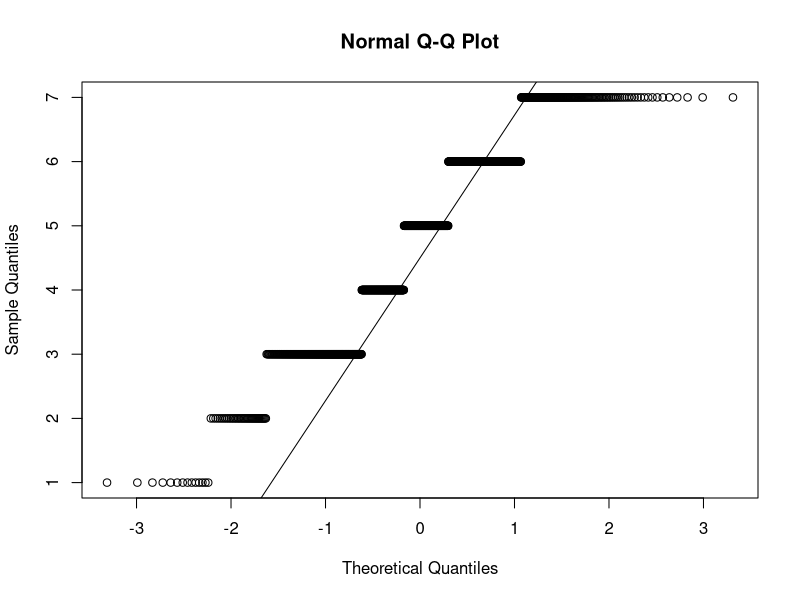

Recreate this plot in R. (Note: this script raises an error after producing the figure.)
## ---- chunk 1
library(ggplot2)
library(ggpubr)
library(rstatix)

coloring = c("#ffbd67", "#f6dbb8","#94d8e0","#537b7f")
fontsize = 14
dodge = .75
## ---- chunk 2
df=read.csv('csv/spatial.csv', sep=",")
result<-shapiro.test(df$score)

print(paste("Test Statistic (W):", result$statistic, "p=", result$p.value))
print(if (result$p.value > 0.05) "The data follows a normal distribution." else "The data does not follow a normal distribution.")

qqnorm(df$score)
qqline(df$score)
## ---- chunk 3
df=read.csv('csv/spatial.csv', sep=",")
# Assuming df is your data frame
summary_df <- df %>%
  group_by(conditions) %>%
  summarise(min = min(score),
            lq = quantile(score, 0.25),
            hq = quantile(score, 0.75),
            max = max(score),
            mean = mean(score),
            median = median(score),
            sd = sd(score))

# Print the summary
print(summary_df)
## ---- chunk 4
df=read.csv('csv/spatial.csv', sep=",")
condition_order <- c("NS", "MS", "GS", "AS")
df$conditions <- factor(df$conditions, levels = condition_order)

stat.test <- df %>% 
  group_by(params) %>% 
  wilcox_test(score~conditions, p.adjust.method = 'BH') %>%
  add_significance("p") %>%
  add_xy_position(x = "params")

bxp <- ggplot(df, aes(x = params, y = score)) + 
  stat_boxplot(aes(fill = conditions), geom = "errorbar", width = 0.2, position = position_dodge(dodge)) +
  geom_boxplot(aes(fill = conditions), width = dodge, coef = 0, outlier.alpha = 0, show.legend = F) +
  stat_summary(aes(fill = conditions), fun.y = mean, 
               geom= "point", shape = 4, size = 2, colour= "black", 
               position = position_dodge(width = dodge)) +
  stat_summary(aes(fill = conditions), fun = median,
               geom = "crossbar", fatten = .1, width = .9*dodge, color = "black",
               position = position_dodge(width = dodge)) +
  labs(x = NULL, y = NULL) + 
  theme_bw()

bxp + stat_pvalue_manual(stat.test, label = 'p.signif', hide.ns = TRUE, tip.length = 0.02) + 
  scale_fill_manual(name= "conditions", values = coloring) +
  scale_color_manual(name = "conditions", values = coloring) +
  scale_y_continuous(minor_breaks = seq(0, 8, 1), breaks = seq(1, 8.1, by=1), limits=c(1, 8.1)) + 
  theme(
    axis.line = element_blank(),
    axis.title.x=element_blank(),
    axis.title.y=element_blank(),
    axis.text.x = element_text(color="black", size=fontsize),
    axis.text.y = element_text(color="black", size=fontsize),
    text = element_text(size=fontsize),
    strip.background = element_blank(),
    plot.background = element_blank(),
    plot.margin = unit(c(0.005, .025, 0, 0), "null"),
    panel.border = element_blank(),
    panel.spacing = unit(c(0, 0, 0, 0), "null"),
    legend.position="bottom",
    legend.direction = "horizontal",
    legend.justification = c("center", "top"),
    legend.key = element_blank(),
    legend.key.size = unit(1, "cm"),
    legend.key.height = unit(1.5, 'cm'), 
    legend.key.width = unit(1, 'cm'), 
    legend.title=element_blank(),
    legend.text=element_text(size=fontsize),
    legend.box.just = "right",
    legend.box.background = element_blank()
  ) + 
  guides(fill = guide_legend(override.aes = list(color = "transparent")))

# saving the final figure
ggsave("out/spatial.pdf", width = 8, height = 4, dpi = 1000)
  
## ---- chunk 5

# Example data
data <- data.frame(
  group = rep(c("A", "B", "C"), each = 20),
  value = rnorm(60)
)

# Create the boxplot
plot <- ggplot(data, aes(x = group, y = value, fill = group)) +
  geom_boxplot()

# Remove color from the legend
plot <- plot + guides(fill = guide_legend(
  override.aes = list(
    fill = "transparent",
    color = "black",
    size = 1.5,
    shape = 21,
    linetype = 0
  )
))

# Display the plot
print(plot)

